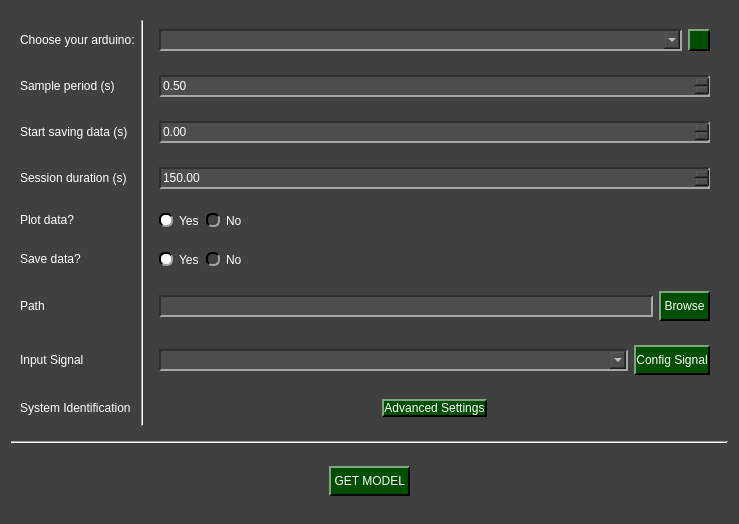
<?xml version="1.0" encoding="UTF-8"?>
<ui version="4.0">
 <class>Arduino_GetModel_W</class>
 <widget class="QWidget" name="Arduino_GetModel_W">
  <property name="geometry">
   <rect>
    <x>0</x>
    <y>0</y>
    <width>739</width>
    <height>524</height>
   </rect>
  </property>
  <property name="windowTitle">
   <string>Form</string>
  </property>
  <property name="styleSheet">
   <string notr="true">QComboBox QAbstractItemView {
    background-color: rgb(77, 77, 77);
}

QComboBox QAbstractItemView::item:focus{
    background-color: rgb(140, 140, 140);
}

QDoubleSpinBox{
	background-color: rgb(77, 77, 77);
	
	border-top: 1.5px solid rgb(46, 46, 46);
	border-left: 1.5px solid rgb(46, 46, 46);

	border-bottom: 1.5px solid rgb(166, 166, 166);
	border-right: 1.5px solid rgb(166, 166, 166);
}

QDoubleSpinBox::up-button{
    image: url(:/imgs/imgs/drop_up_arrow.png);
	width: 11px;

	background-color: rgb(0, 79, 0);
	border-top: 1.5px solid rgb(127, 167, 127);
	border-left: 1.5px solid rgb(127, 167, 127);

	border-bottom: 1.5px solid rgb(0, 0, 0);
	border-right: 1.5px solid rgb(0, 0, 0);
}

QDoubleSpinBox::up-button:pressed{
	border: 2px solid rgb(255, 255, 255);
}

QDoubleSpinBox::up-button:hover{
	background-color: rgb(0, 50, 0);
}

QDoubleSpinBox::down-button{
    image: url(:/imgs/imgs/drop_down_arrow.png);
	width: 11px;

	background-color: rgb(0, 79, 0);
	border-top: 1.5px solid rgb(127, 167, 127);
	border-left: 1.5px solid rgb(127, 167, 127);

	border-bottom: 1.5px solid rgb(0, 0, 0);
	border-right: 1.5px solid rgb(0, 0, 0);
}

QDoubleSpinBox::down-button:pressed{
	border: 2px solid rgb(255, 255, 255);
}

QDoubleSpinBox::down-button:hover{
	background-color: rgb(0, 50, 0);
}

QSpinBox{
	background-color: rgb(77, 77, 77);
	
	border-top: 1.5px solid rgb(46, 46, 46);
	border-left: 1.5px solid rgb(46, 46, 46);

	border-bottom: 1.5px solid rgb(166, 166, 166);
	border-right: 1.5px solid rgb(166, 166, 166);
}

QSpinBox::up-button{
    image: url(:/imgs/imgs/drop_up_arrow.png);
	width: 11px;

	background-color: rgb(0, 79, 0);
	border-top: 1.5px solid rgb(127, 167, 127);
	border-left: 1.5px solid rgb(127, 167, 127);

	border-bottom: 1.5px solid rgb(0, 0, 0);
	border-right: 1.5px solid rgb(0, 0, 0);
}

QSpinBox::up-button:pressed{
	border: 2px solid rgb(255, 255, 255);
}

QSpinBox::up-button:hover{
	background-color: rgb(0, 50, 0);
}

QSpinBox::down-button{
    image: url(:/imgs/imgs/drop_down_arrow.png);
	width: 11px;

	background-color: rgb(0, 79, 0);
	border-top: 1.5px solid rgb(127, 167, 127);
	border-left: 1.5px solid rgb(127, 167, 127);

	border-bottom: 1.5px solid rgb(0, 0, 0);
	border-right: 1.5px solid rgb(0, 0, 0);
}

QSpinBox::down-button:pressed{
	border: 2px solid rgb(255, 255, 255);
}

QSpinBox::down-button:hover{
	background-color: rgb(0, 50, 0);
}

QWidget#Arduino_GetModel_W{
	background-color: rgb(64, 64, 64);
}

QWidget{
	color: rgb(255, 255, 255);
}

QComboBox{
	background-color: rgb(77, 77, 77);
	
	border-top: 1.5px solid rgb(46, 46, 46);
	border-left: 1.5px solid rgb(46, 46, 46);

	border-bottom: 1.5px solid rgb(166, 166, 166);
	border-right: 1.5px solid rgb(166, 166, 166);
}


QComboBox::drop-down{
	image: url(:/imgs/imgs/drop_down_arrow.png);
	width: 11px;

	background-color: rgb(0, 79, 0);
	border-top: 2px solid rgb(127, 167, 127);
	border-left: 2px solid rgb(127, 167, 127);

	border-bottom: 2px solid rgb(0, 0, 0);
	border-right: 2px solid rgb(0, 0, 0);
}

QComboBox::drop-down:hover{
	background-color: rgb(0, 50, 0);
}

QComboBox::drop-down:pressed{
	border: 2px solid rgb(255, 255, 255);
}

QPushButton{
	background-color: rgb(0, 79, 0);

	border-top: 1.5px solid rgb(127, 167, 127);
	border-left: 1.5px solid rgb(127, 167, 127);

	border-bottom: 1.5px solid rgb(0, 0, 0);
	border-right: 1.5px solid rgb(0, 0, 0);

	
	font: 12pt &quot;Helvetica&quot;;
	text-align:center;
}

QWidget{
	font: 12pt &quot;Helvetica&quot;;
}

QPushButton:hover{
	background-color: rgb(0, 50, 0);
}

QPushButton:pressed{
	border: 2px solid rgb(255, 255, 255);
}

QLineEdit{
	background-color: rgb(77, 77, 77);
	border-top: 1.5px solid rgb(46, 46, 46);
	border-left: 1.5px solid rgb(46, 46, 46);

	border-bottom: 1.5px solid rgb(166, 166, 166);
	border-right: 1.5px solid rgb(166, 166, 166);
}

QRadioButton::indicator{
	border-radius: 6px;
	border-top: 1.5px solid rgb(0, 0, 0);
	border-left: 1.5px solid rgb(0, 0, 0);

	border-bottom: 1.5px solid rgb(160, 160, 160);
	border-right: 1.5px solid rgb(160, 160, 160);
}

QRadioButton::indicator::checked{
	background-color: white;
}

QRadioButton::indicator::unchecked:hover{
	background-color: #9F9F9F;
}

QRadioButton::indicator::pressed{
	border: 1.5px solid #505050
}

QPushButton#reload_devices{
	image: url(:/imgs/imgs/reload.png);
	width: 11px;
	background-color: rgb(0, 79, 0);

	border-top: 1.5px solid rgb(127, 167, 127);
	border-left: 1.5px solid rgb(127, 167, 127);

	border-bottom: 1.5px solid rgb(0, 0, 0);
	border-right: 1.5px solid rgb(0, 0, 0);

	
	font: 12pt &quot;Helvetica&quot;;
	text-align:center;
}

QPushButton#reload_devices:hover{
	background-color: rgb(0, 50, 0);
}

QPushButton#reload_devices:pressed{
	border: 2px solid rgb(255, 255, 255);
}</string>
  </property>
  <layout class="QVBoxLayout" name="verticalLayout">
   <item>
    <widget class="QWidget" name="widget" native="true">
     <property name="maximumSize">
      <size>
       <width>16777205</width>
       <height>16777205</height>
      </size>
     </property>
     <layout class="QGridLayout" name="gridLayout">
      <item row="0" column="0">
       <widget class="QLabel" name="label">
        <property name="minimumSize">
         <size>
          <width>0</width>
          <height>30</height>
         </size>
        </property>
        <property name="maximumSize">
         <size>
          <width>16777215</width>
          <height>30</height>
         </size>
        </property>
        <property name="text">
         <string>Choose your arduino:</string>
        </property>
       </widget>
      </item>
      <item row="5" column="2" alignment="Qt::AlignLeft">
       <widget class="QWidget" name="widget_7" native="true">
        <layout class="QHBoxLayout" name="horizontalLayout">
         <item>
          <widget class="QRadioButton" name="yes_save_radio">
           <property name="text">
            <string>Yes</string>
           </property>
           <property name="checked">
            <bool>true</bool>
           </property>
           <attribute name="buttonGroup">
            <string notr="true">save_radio_group</string>
           </attribute>
          </widget>
         </item>
         <item>
          <widget class="QRadioButton" name="no_save_radio">
           <property name="text">
            <string>No</string>
           </property>
           <attribute name="buttonGroup">
            <string notr="true">save_radio_group</string>
           </attribute>
          </widget>
         </item>
        </layout>
       </widget>
      </item>
      <item row="3" column="2">
       <widget class="QWidget" name="widget_6" native="true">
        <layout class="QGridLayout" name="gridLayout_7">
         <item row="0" column="0">
          <widget class="QDoubleSpinBox" name="sesh_dur_in">
           <property name="minimumSize">
            <size>
             <width>0</width>
             <height>22</height>
            </size>
           </property>
           <property name="maximumSize">
            <size>
             <width>16777215</width>
             <height>22</height>
            </size>
           </property>
           <property name="baseSize">
            <size>
             <width>0</width>
             <height>12</height>
            </size>
           </property>
           <property name="decimals">
            <number>2</number>
           </property>
           <property name="maximum">
            <double>86400.000000000000000</double>
           </property>
           <property name="singleStep">
            <double>0.010000000000000</double>
           </property>
           <property name="stepType">
            <enum>QAbstractSpinBox::AdaptiveDecimalStepType</enum>
           </property>
           <property name="value">
            <double>150.000000000000000</double>
           </property>
          </widget>
         </item>
        </layout>
       </widget>
      </item>
      <item row="6" column="0">
       <widget class="QLabel" name="label_8">
        <property name="minimumSize">
         <size>
          <width>0</width>
          <height>30</height>
         </size>
        </property>
        <property name="maximumSize">
         <size>
          <width>16777215</width>
          <height>30</height>
         </size>
        </property>
        <property name="baseSize">
         <size>
          <width>0</width>
          <height>0</height>
         </size>
        </property>
        <property name="text">
         <string>Path</string>
        </property>
       </widget>
      </item>
      <item row="7" column="0">
       <widget class="QLabel" name="label_2">
        <property name="minimumSize">
         <size>
          <width>0</width>
          <height>30</height>
         </size>
        </property>
        <property name="maximumSize">
         <size>
          <width>16777215</width>
          <height>30</height>
         </size>
        </property>
        <property name="text">
         <string>Input Signal</string>
        </property>
       </widget>
      </item>
      <item row="1" column="0">
       <widget class="QLabel" name="label_4">
        <property name="minimumSize">
         <size>
          <width>0</width>
          <height>30</height>
         </size>
        </property>
        <property name="maximumSize">
         <size>
          <width>16777215</width>
          <height>30</height>
         </size>
        </property>
        <property name="text">
         <string>Sample period (s)</string>
        </property>
       </widget>
      </item>
      <item row="1" column="2">
       <widget class="QWidget" name="widget_5" native="true">
        <layout class="QGridLayout" name="gridLayout_6">
         <item row="0" column="0">
          <widget class="QDoubleSpinBox" name="Ts_in">
           <property name="minimumSize">
            <size>
             <width>0</width>
             <height>22</height>
            </size>
           </property>
           <property name="maximumSize">
            <size>
             <width>16777215</width>
             <height>22</height>
            </size>
           </property>
           <property name="decimals">
            <number>2</number>
           </property>
           <property name="minimum">
            <double>0.010000000000000</double>
           </property>
           <property name="singleStep">
            <double>0.010000000000000</double>
           </property>
           <property name="stepType">
            <enum>QAbstractSpinBox::AdaptiveDecimalStepType</enum>
           </property>
           <property name="value">
            <double>0.500000000000000</double>
           </property>
          </widget>
         </item>
        </layout>
       </widget>
      </item>
      <item row="5" column="0">
       <widget class="QLabel" name="label_7">
        <property name="minimumSize">
         <size>
          <width>0</width>
          <height>30</height>
         </size>
        </property>
        <property name="maximumSize">
         <size>
          <width>16777215</width>
          <height>30</height>
         </size>
        </property>
        <property name="text">
         <string>Save data?</string>
        </property>
       </widget>
      </item>
      <item row="4" column="2" alignment="Qt::AlignLeft">
       <widget class="QWidget" name="widget_4" native="true">
        <layout class="QGridLayout" name="gridLayout_2">
         <item row="0" column="0">
          <widget class="QRadioButton" name="yes_plot_radio">
           <property name="text">
            <string>Yes</string>
           </property>
           <property name="checked">
            <bool>true</bool>
           </property>
           <attribute name="buttonGroup">
            <string notr="true">plot_radio_group</string>
           </attribute>
          </widget>
         </item>
         <item row="0" column="1">
          <widget class="QRadioButton" name="no_plot_radio">
           <property name="text">
            <string>No</string>
           </property>
           <attribute name="buttonGroup">
            <string notr="true">plot_radio_group</string>
           </attribute>
          </widget>
         </item>
        </layout>
       </widget>
      </item>
      <item row="2" column="2">
       <widget class="QWidget" name="widget_8" native="true">
        <layout class="QGridLayout" name="gridLayout_5">
         <item row="0" column="0">
          <widget class="QDoubleSpinBox" name="save_time_in">
           <property name="minimumSize">
            <size>
             <width>0</width>
             <height>22</height>
            </size>
           </property>
           <property name="maximumSize">
            <size>
             <width>16777215</width>
             <height>22</height>
            </size>
           </property>
           <property name="maximum">
            <double>86000.000000000000000</double>
           </property>
          </widget>
         </item>
        </layout>
       </widget>
      </item>
      <item row="6" column="2">
       <widget class="QWidget" name="widget_9" native="true">
        <layout class="QHBoxLayout" name="horizontalLayout_3">
         <item>
          <widget class="QLineEdit" name="path_line_edit">
           <property name="minimumSize">
            <size>
             <width>0</width>
             <height>22</height>
            </size>
           </property>
           <property name="maximumSize">
            <size>
             <width>16777215</width>
             <height>22</height>
            </size>
           </property>
          </widget>
         </item>
         <item>
          <widget class="QPushButton" name="path_folder_browse">
           <property name="minimumSize">
            <size>
             <width>0</width>
             <height>30</height>
            </size>
           </property>
           <property name="maximumSize">
            <size>
             <width>16777215</width>
             <height>30</height>
            </size>
           </property>
           <property name="text">
            <string> Browse </string>
           </property>
          </widget>
         </item>
        </layout>
       </widget>
      </item>
      <item row="0" column="2">
       <widget class="QWidget" name="widget_2" native="true">
        <layout class="QGridLayout" name="gridLayout_3">
         <item row="0" column="0">
          <widget class="QComboBox" name="device_combo">
           <property name="minimumSize">
            <size>
             <width>0</width>
             <height>22</height>
            </size>
           </property>
           <property name="maximumSize">
            <size>
             <width>16777215</width>
             <height>22</height>
            </size>
           </property>
          </widget>
         </item>
         <item row="0" column="1">
          <widget class="QPushButton" name="reload_devices">
           <property name="minimumSize">
            <size>
             <width>22</width>
             <height>22</height>
            </size>
           </property>
           <property name="maximumSize">
            <size>
             <width>22</width>
             <height>22</height>
            </size>
           </property>
           <property name="toolTip">
            <string>&lt;html&gt;&lt;head/&gt;&lt;body&gt;&lt;p&gt;Update COM ports&lt;/p&gt;&lt;/body&gt;&lt;/html&gt;</string>
           </property>
           <property name="text">
            <string/>
           </property>
          </widget>
         </item>
        </layout>
       </widget>
      </item>
      <item row="4" column="0">
       <widget class="QLabel" name="label_6">
        <property name="minimumSize">
         <size>
          <width>0</width>
          <height>30</height>
         </size>
        </property>
        <property name="maximumSize">
         <size>
          <width>16777215</width>
          <height>30</height>
         </size>
        </property>
        <property name="text">
         <string>Plot data?</string>
        </property>
       </widget>
      </item>
      <item row="2" column="0">
       <widget class="QLabel" name="label_9">
        <property name="minimumSize">
         <size>
          <width>0</width>
          <height>30</height>
         </size>
        </property>
        <property name="maximumSize">
         <size>
          <width>16777215</width>
          <height>30</height>
         </size>
        </property>
        <property name="text">
         <string>Start saving data (s)</string>
        </property>
       </widget>
      </item>
      <item row="3" column="0">
       <widget class="QLabel" name="label_5">
        <property name="minimumSize">
         <size>
          <width>0</width>
          <height>30</height>
         </size>
        </property>
        <property name="maximumSize">
         <size>
          <width>16777215</width>
          <height>30</height>
         </size>
        </property>
        <property name="text">
         <string>Session duration (s)</string>
        </property>
       </widget>
      </item>
      <item row="7" column="2">
       <widget class="QWidget" name="widget_19" native="true">
        <layout class="QHBoxLayout" name="horizontalLayout_2">
         <item>
          <widget class="QComboBox" name="inp_signal_combo">
           <property name="sizePolicy">
            <sizepolicy hsizetype="MinimumExpanding" vsizetype="Fixed">
             <horstretch>0</horstretch>
             <verstretch>0</verstretch>
            </sizepolicy>
           </property>
           <property name="minimumSize">
            <size>
             <width>0</width>
             <height>22</height>
            </size>
           </property>
           <property name="maximumSize">
            <size>
             <width>16777215</width>
             <height>22</height>
            </size>
           </property>
           <property name="sizeAdjustPolicy">
            <enum>QComboBox::AdjustToContentsOnFirstShow</enum>
           </property>
          </widget>
         </item>
         <item alignment="Qt::AlignRight">
          <widget class="QPushButton" name="config_signal_button">
           <property name="sizePolicy">
            <sizepolicy hsizetype="Minimum" vsizetype="Fixed">
             <horstretch>0</horstretch>
             <verstretch>0</verstretch>
            </sizepolicy>
           </property>
           <property name="minimumSize">
            <size>
             <width>0</width>
             <height>30</height>
            </size>
           </property>
           <property name="maximumSize">
            <size>
             <width>16777215</width>
             <height>30</height>
            </size>
           </property>
           <property name="text">
            <string>Config Signal</string>
           </property>
          </widget>
         </item>
        </layout>
       </widget>
      </item>
      <item row="8" column="0">
       <widget class="QLabel" name="label_3">
        <property name="sizePolicy">
         <sizepolicy hsizetype="Preferred" vsizetype="Preferred">
          <horstretch>0</horstretch>
          <verstretch>0</verstretch>
         </sizepolicy>
        </property>
        <property name="minimumSize">
         <size>
          <width>0</width>
          <height>30</height>
         </size>
        </property>
        <property name="maximumSize">
         <size>
          <width>16777215</width>
          <height>30</height>
         </size>
        </property>
        <property name="text">
         <string>System Identification</string>
        </property>
       </widget>
      </item>
      <item row="0" column="1" rowspan="9">
       <widget class="Line" name="line">
        <property name="orientation">
         <enum>Qt::Vertical</enum>
        </property>
       </widget>
      </item>
      <item row="8" column="2">
       <widget class="QWidget" name="widget_10" native="true">
        <layout class="QGridLayout" name="gridLayout_8">
         <item row="0" column="0" alignment="Qt::AlignHCenter">
          <widget class="QPushButton" name="system_settings_button">
           <property name="text">
            <string>Advanced Settings</string>
           </property>
          </widget>
         </item>
        </layout>
       </widget>
      </item>
     </layout>
    </widget>
   </item>
   <item>
    <widget class="Line" name="line_3">
     <property name="orientation">
      <enum>Qt::Horizontal</enum>
     </property>
    </widget>
   </item>
   <item>
    <widget class="QWidget" name="widget_3" native="true">
     <layout class="QGridLayout" name="gridLayout_4">
      <item row="0" column="0" alignment="Qt::AlignHCenter">
       <widget class="QPushButton" name="start_get_model">
        <property name="minimumSize">
         <size>
          <width>0</width>
          <height>30</height>
         </size>
        </property>
        <property name="maximumSize">
         <size>
          <width>16777215</width>
          <height>30</height>
         </size>
        </property>
        <property name="styleSheet">
         <string notr="true"/>
        </property>
        <property name="text">
         <string> GET MODEL </string>
        </property>
       </widget>
      </item>
     </layout>
    </widget>
   </item>
  </layout>
 </widget>
 <resources>
  <include location="C:/Users/rafar/OneDrive/Documentos/IC - PySide/pydaq/uis/resources_1.qrc"/>
 </resources>
 <connections/>
 <buttongroups>
  <buttongroup name="save_radio_group"/>
  <buttongroup name="plot_radio_group"/>
 </buttongroups>
</ui>
